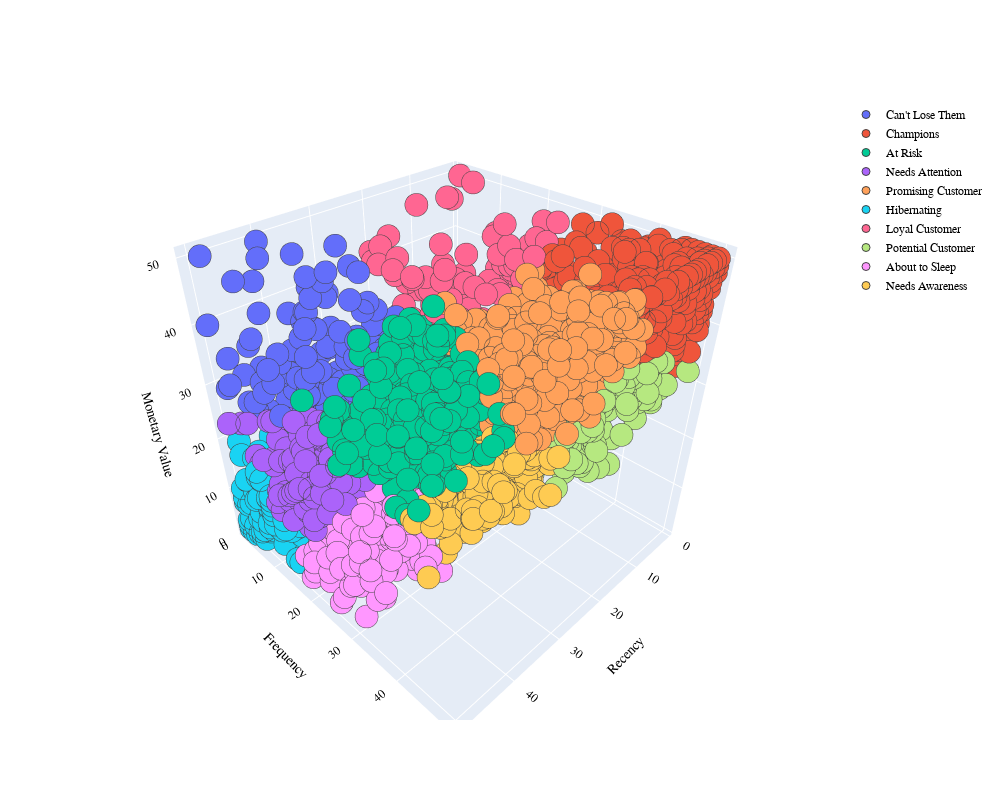

Notebook code for this chart:
### Markdown cell above
#### Name the clusters 

**1:** Champions, (They are the champions) 
 
**7:** Loyal customer, (Up-sell higher value products)

**3:** Promising Customer (Recommend other products. Engage in loyalty programs.)

**9:** Potential Loyalist (Up-sell lower value products)

**0:** At Risk (Send personalised email or other messages to reconnect. Provide good offers and share valuable resources.)

**5:** Can't lose them (Win them back. Talk to them. Make them special offers. Make them feel valuable)

**4:** Needs Attention (Away from long time. Help them to get back)

**6:** Needs Awareness (Create brand awareness and help them to get back)  

**8:** About to Sleep (Reactivate them. Share valuable resources. Recommend popular products. Offer discounts.) 

**2:** Hibernating (they are losing, promote to get them back)

### Code cell
# Name the clusters
RFM['Cluster'] = RFM['Cluster'].replace({1 : "Champions",
                                         7 : "Loyal Customer",
                                         3 : "Promising Customer",
                                         9 : "Potential Customer",
                                         0 : "At Risk",
                                         5 : "Can't Lose Them",
                                         4 : "Needs Attention",
                                         6 : "Needs Awareness",
                                         8 : "About to Sleep",
                                         2 : "Hibernating"})
PLOT = go.Figure()

for C in list(RFM['Cluster'].unique()):
    
    PLOT.add_trace(go.Scatter3d(x = RFM[RFM['Cluster'] == C]['RecencyDiscretized'],
                                y = RFM[RFM['Cluster'] == C]['FrequencyDiscretized'],
                                z = RFM[RFM['Cluster'] == C]['MonetaryDiscretized'],
                                mode = 'markers', marker_size = 8, marker_line_width = 1,
                                name = C))

PLOT.update_layout(width = 1000, height = 800, autosize = True, showlegend = True,
                   scene = dict(xaxis=dict(title = 'Recency', titlefont_color = 'black'),
                                yaxis=dict(title = 'Frequency', titlefont_color = 'black'),
                                zaxis=dict(title = 'Monetary Value', titlefont_color = 'black')),
                   font = dict(family = "Gilroy", color  = 'black', size = 12))

PLOT.show()
# PLOT.write_html('clustering-result.html')
Image.open(r".\plotly-objects\PNG\clustering-result.png")

### Figure 1 — Plotly figure (JSON) as saved in the notebook; plotly's stock layout.template omitted (floating-point values rounded to 4 significant figures; data arrays with more than 128 entries replaced by an {"elided": "..."} marker saying what was removed)
{"data": [{"marker": {"line": {"width": 1}, "size": 8}, "mode": "markers", "name": "Can't Lose Them", "type": "scatter3d", "x": {"elided": "174 int values"}, "y": {"elided": "174 int values"}, "z": {"elided": "174 int values"}}, {"marker": {"line": {"width": 1}, "size": 8}, "mode": "markers", "name": "Champions", "type": "scatter3d", "x": {"elided": "843 int values"}, "y": {"elided": "843 int values"}, "z": {"elided": "843 int values"}}, {"marker": {"line": {"width": 1}, "size": 8}, "mode": "markers", "name": "At Risk", "type": "scatter3d", "x": {"elided": "694 int values"}, "y": {"elided": "694 int values"}, "z": {"elided": "694 int values"}}, {"marker": {"line": {"width": 1}, "size": 8}, "mode": "markers", "name": "Needs Attention", "type": "scatter3d", "x": {"elided": "549 int values"}, "y": {"elided": "549 int values"}, "z": {"elided": "549 int values"}}, {"marker": {"line": {"width": 1}, "size": 8}, "mode": "markers", "name": "Promising Customer", "type": "scatter3d", "x": {"elided": "730 int values"}, "y": {"elided": "730 int values"}, "z": {"elided": "730 int values"}}, {"marker": {"line": {"width": 1}, "size": 8}, "mode": "markers", "name": "Hibernating", "type": "scatter3d", "x": {"elided": "580 int values"}, "y": {"elided": "580 int values"}, "z": {"elided": "580 int values"}}, {"marker": {"line": {"width": 1}, "size": 8}, "mode": "markers", "name": "Loyal Customer", "type": "scatter3d", "x": [1, 32, 27, 8, 13, 12, 15, 7, 8, 22, 8, 2, 29, 2, 19, 8, 4, 15, 3, 8, 5, 3, 8, 1, 3, 22, 11, 23, 16, 26, 8, 6, 15, 6, 18, 31, 11, 6, 24, 15, 26, 15, 14, 1, 17, 4, 8, 20, 3, 12, 7, 8, 7, 2, 8, 15, 11, 11, 12, 8, 4, 8, 5, 11, 15, 12, 2, 19, 12, 12, 7, 11, 31, 22, 6, 1, 4, 12, 11, 12, 18, 3, 19, 7, 19, 6, 17, 11, 21, 20, 24, 6, 22, 12, 4, 15, 3, 26, 1, 9, 9, 7, 25, 4, 13, 17, 2], "y": [14, 24, 11, 20, 6, 22, 1, 24, 6, 24, 10, 17, 27, 17, 7, 1, 4, 17, 15, 3, 11, 22, 10, 1, 15, 19, 4, 18, 31, 17, 21, 22, 27, 15, 12, 23, 7, 11, 8, 19, 22, 9, 7, 3, 13, 15, 12, 26, 13, 18, 9, 20, 6, 1, 6, 8, 25, 8, 11, 2, 12, 15, 7, 9, 15, 23, 6, 4, 15, 21, 12, 13, 19, 3, 27, 2, 8, 3, 13, 12, 4, 16, 18, 19, 2, 9, 4, 19, 22, 17, 6, 19, 19, 3, 14, 18, 13, 21, 11, 21, 3, 26, 13, 6, 1, 26, 2], "z": [34, 49, 45, 34, 20, 50, 27, 47, 49, 49, 37, 38, 50, 39, 34, 15, 9, 40, 33, 27, 20, 48, 18, 16, 28, 36, 24, 35, 49, 38, 42, 45, 47, 45, 30, 48, 26, 26, 46, 40, 41, 36, 35, 11, 31, 39, 22, 43, 34, 33, 16, 33, 14, 46, 19, 38, 42, 39, 35, 15, 35, 30, 25, 31, 40, 47, 50, 45, 36, 45, 19, 25, 48, 43, 50, 50, 18, 48, 24, 35, 38, 38, 39, 41, 40, 33, 31, 47, 38, 42, 43, 43, 49, 33, 34, 36, 27, 40, 36, 44, 29, 47, 46, 10, 34, 42, 8]}, {"marker": {"line": {"width": 1}, "size": 8}, "mode": "markers", "name": "Potential Customer", "type": "scatter3d", "x": {"elided": "210 int values"}, "y": {"elided": "210 int values"}, "z": {"elided": "210 int values"}}, {"marker": {"line": {"width": 1}, "size": 8}, "mode": "markers", "name": "About to Sleep", "type": "scatter3d", "x": {"elided": "227 int values"}, "y": {"elided": "227 int values"}, "z": {"elided": "227 int values"}}, {"marker": {"line": {"width": 1}, "size": 8}, "mode": "markers", "name": "Needs Awareness", "type": "scatter3d", "x": {"elided": "224 int values"}, "y": {"elided": "224 int values"}, "z": {"elided": "224 int values"}}], "layout": {"autosize": true, "font": {"color": "black", "family": "Gilroy", "size": 12}, "height": 800, "scene": {"xaxis": {"title": {"font": {"color": "black"}, "text": "Recency"}}, "yaxis": {"title": {"font": {"color": "black"}, "text": "Frequency"}}, "zaxis": {"title": {"font": {"color": "black"}, "text": "Monetary Value"}}}, "showlegend": true, "width": 1000}}
